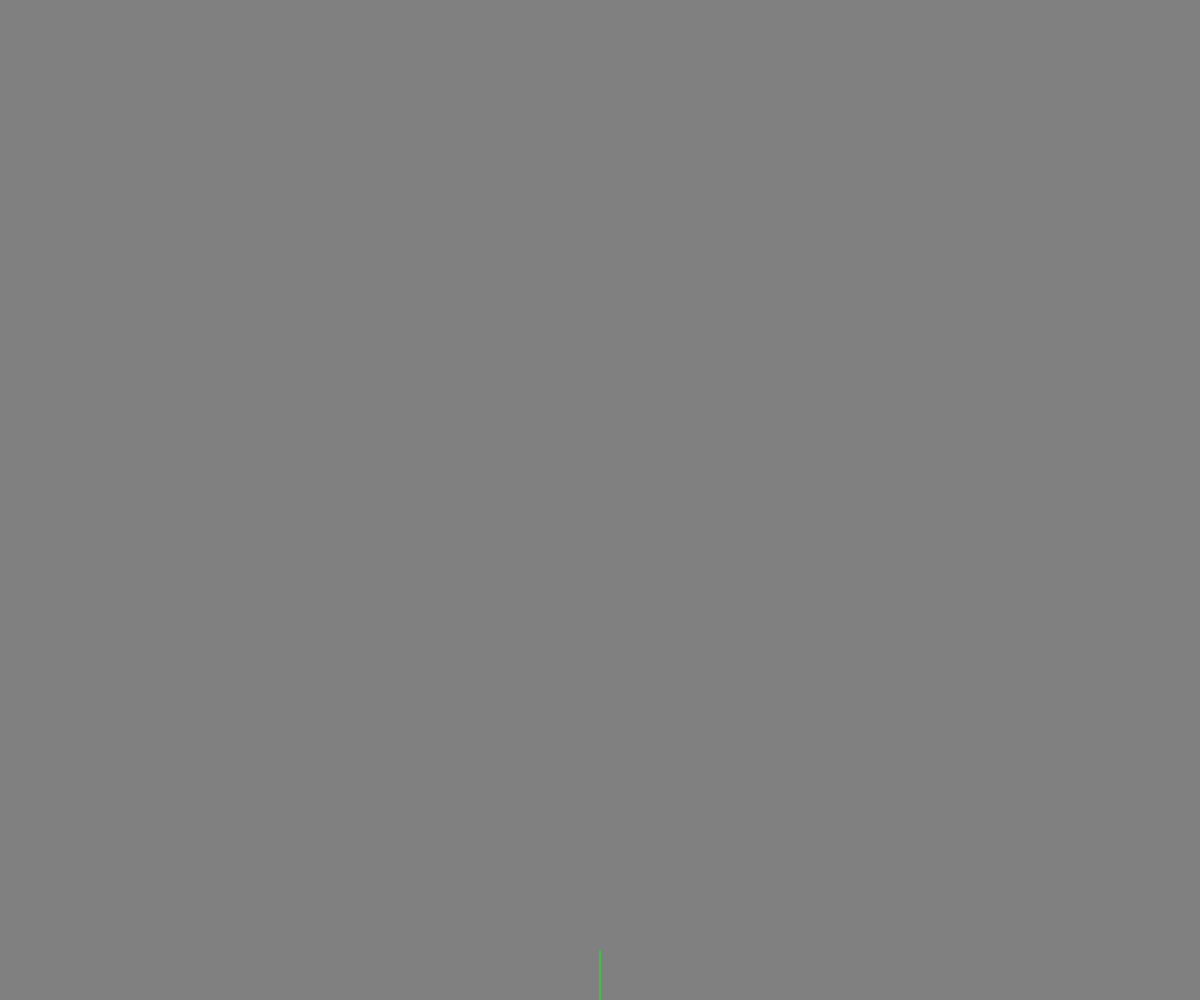
Frame 1 (no input)
Frame 60 (no input): identical to frame 1, image omitted
Frame 120 (the mouse pressed at the canvas centre since frame 60): identical to frame 1, image omitted

The p5.js sketch that drew this single still picture (run headless with seeded random() and noise() and a simulated clock; from frame 60 on, the mouse is pressed at the canvas centre):

// p5.js sketch
// ── sketch.js
class Rule{
  constructor(start,to){
    this.start = start;
    this.to = to;
  }

  getStart(){
      return this.start;
  }

  getTo(){
    return this.to;
  }
}

class LSystem{
  constructor(start,rules){
    this.start = start;
    this.rules = rules;
    this.genCount = 0;
  }

  generate(){
    let next = '';
    for (let i = 0; i < this.start.length; i++) {
      let replace = this.start[i];
      for (let j = 0; j < this.rules.length; j++) {
        let start = this.rules[j].getStart();
        if (start === replace) {
          replace = this.rules[j].getTo();
        }
      }
      next += replace;
    }
    this.start = next;
    this.generation++;
    return next;
  }
}

class Turtle{
  constructor(todo,len,angle){
    this.todo = todo;
    this.len = len;
    this.angle = angle;
  }

  run(){
    for(let i = 0;i < this.todo.length;i ++){
      let c = this.todo[i];
      if(c === 'F'){
        stroke(0,255,0,255);
        line(0,0,0,-this.len);
        translate(0,-this.len);
      }else if(c === 'G'){
        translate(0,-this.len);
      }else if(c === '+'){
        rotate(-this.angle);
      }else if(c === '-'){
        rotate(this.angle);
      }else if(c === '['){
        push();
      }else if(c === ']'){
        pop();
      }
    }
  }

  changeLen(percent){
    this.len = this.len * percent;
  }

  setTodo(todo){
    this.todo = todo;
  }
}

let rules = null;
let lSystem = null;
let turtle = null;
let clickCount = 0;

function setup() {
  createCanvas(windowWidth,windowHeight);
  rules = [new Rule('F','FF+[+F-F-F]-[-F+F+F]')];
  lSystem = new LSystem('F',rules);
  turtle = new Turtle('F',height/20,radians(25));
}

function draw() {
  translate(width/2,height);
  background(128);
  turtle.run();
}

function keyPressed(){
  if(clickCount < 5){
    let gen = lSystem.generate();
    turtle.setTodo(gen);
    turtle.changeLen(0.7);
    clickCount ++;
  }
}
